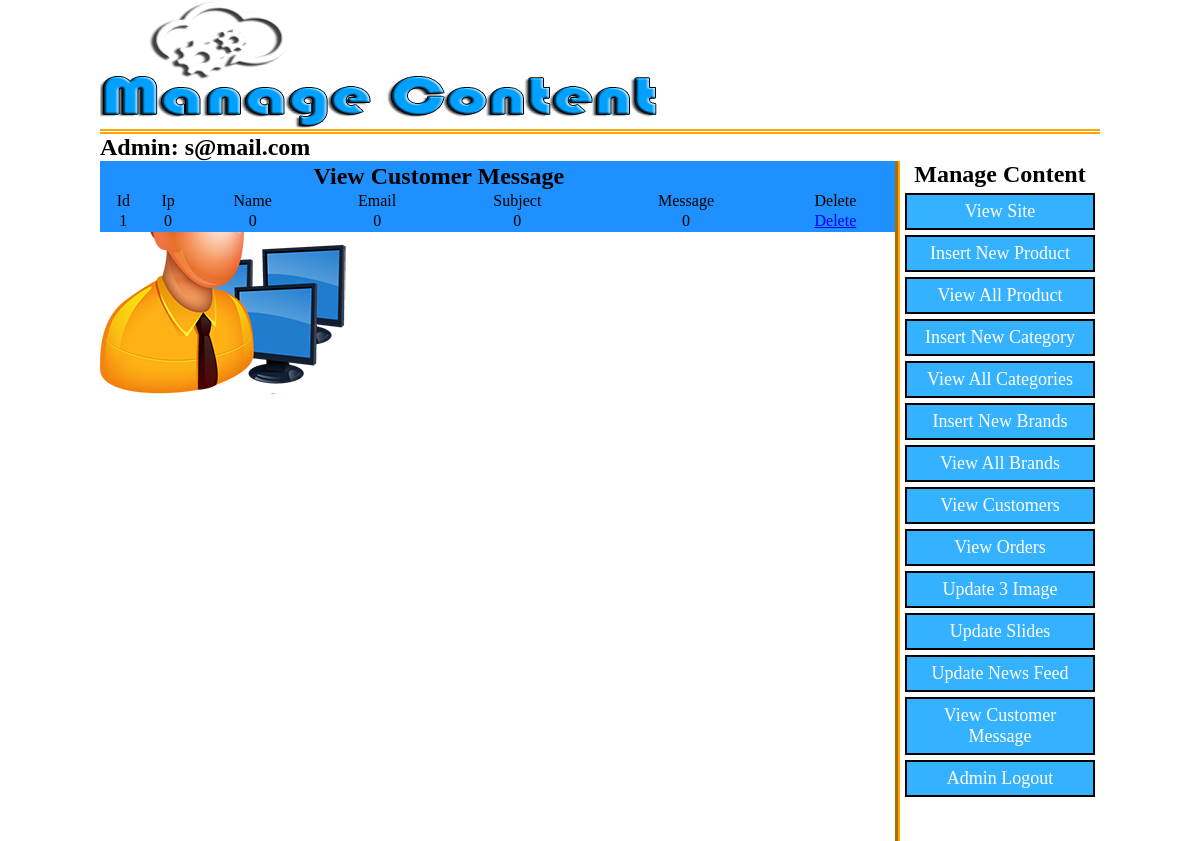
/admin_panel/index.php?view_message (signed in), run on the app's committed database.
### tables this page shows
CREATE TABLE `messages` (
  `id` int(11) NOT NULL,
  `customer_ip` int(11) NOT NULL,
  `customer_name` int(11) NOT NULL,
  `customer_email` int(11) NOT NULL,
  `subject` int(11) NOT NULL,
  `message` int(11) NOT NULL
);

### admin_panel/view_message.php (the view)
<?php
if (!isset($_SESSION['admin_email'])) {
	echo "<script>window.open('login.php?not_admin=Your are not an Admin!','_self')</script>";
}else{
?>
<table width="795" align="center" bgcolor="#1E90FF" border="2px groove black">
		<tr align="center">
			<td colspan="6"><h2>View Customer Message</h2></td>
		</tr>
		<tr align="center">
			<td>Id </td>
			<td>Ip</td>
			<td>Name</td>
			<td>Email</td>
			<td>Subject</td>
			<td>Message</td>
			<td>Delete</td>
		</tr>
		<?php
			include 'includes/db.php';
			$run_c=$con->query("SELECT * FROM `messages` ");
			$i=0;
			while ($row=mysqli_fetch_array($run_c)) {
					$id=$row['id'];
					$c_ip=$row['customer_ip'];
					$c_name=$row['customer_name'];
					$c_email=$row['customer_email'];
					$c_sub=$row['subject'];
					$c_message=$row['message'];
					$i++;
		?>
		<tr align="center">
			<td><?php echo $i; ?></td>
			<td><?php echo $c_ip; ?></td>
			<td><?php echo $c_name; ?></td>
			<td><?php echo $c_email; ?></td>
			<td><?php echo $c_sub; ?></td>
			<td><?php echo $c_message; ?></td>
			<td><a href="delete_message.php?delete_message=<?php echo $id; ?>">Delete</a></td>
		</tr>
		<?php
			}
		?>
</table>
<?php
}
?>

### admin_panel/styles/style.css (style rules this page uses)
html, body, div, span, applet, object, iframe, h1, h2, h3, h4, h5, h6, p, blockquote, pre, a, abbr, acronym, address, big, cite, code, del, dfn, em, img, ins, kbd, q, s, samp, small, strike, strong, sub, sup, tt, var, b, u, i, center, dl, dt, dd, ol, ul, li, fieldset, form, label, legend, table, caption, tbody, tfoot, thead, tr, th, td, article, aside, canvas, details, embed, figure, figcaption, footer, header, hgroup, menu, nav, output, ruby, section, summary, time, mark, audio, video { margin: 0; padding: 0; border: 0; vertical-align: baseline; }
body { background: #FFFFFF; }

### data on the page
messages: customer_ip "0", customer_name "0", customer_email "0", subject "0", message "0"

### other printed values
$_SESSION['admin_email'] "s@mail.com"
